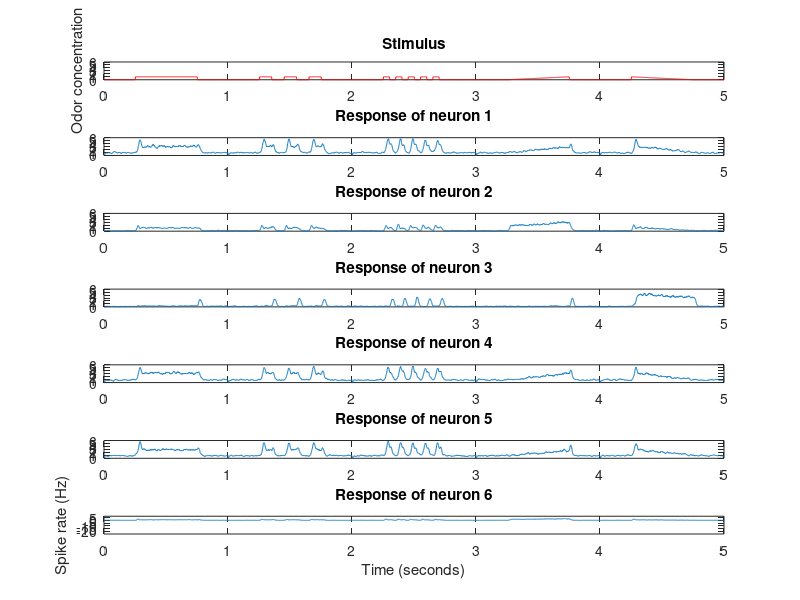
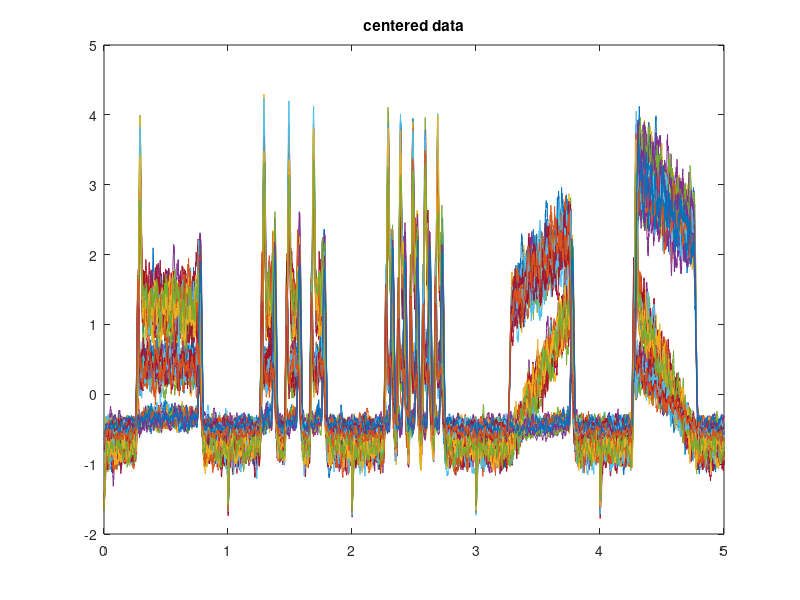
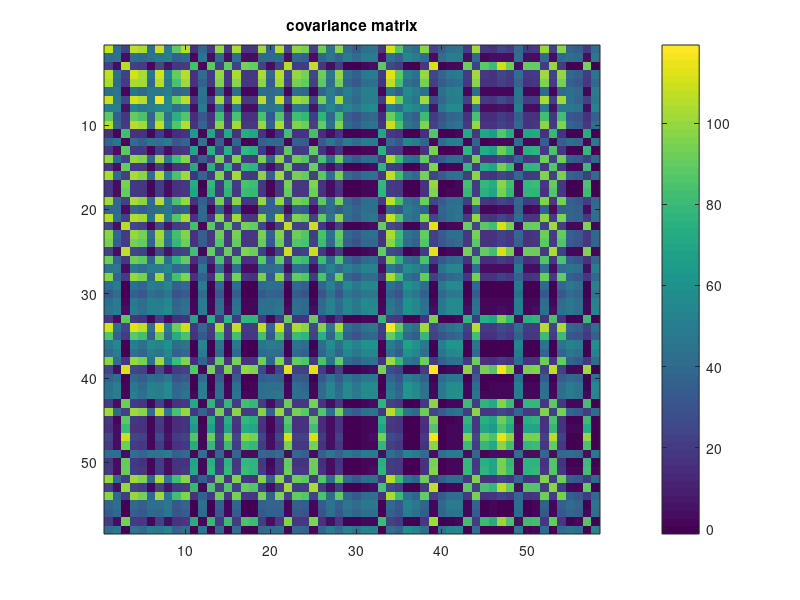
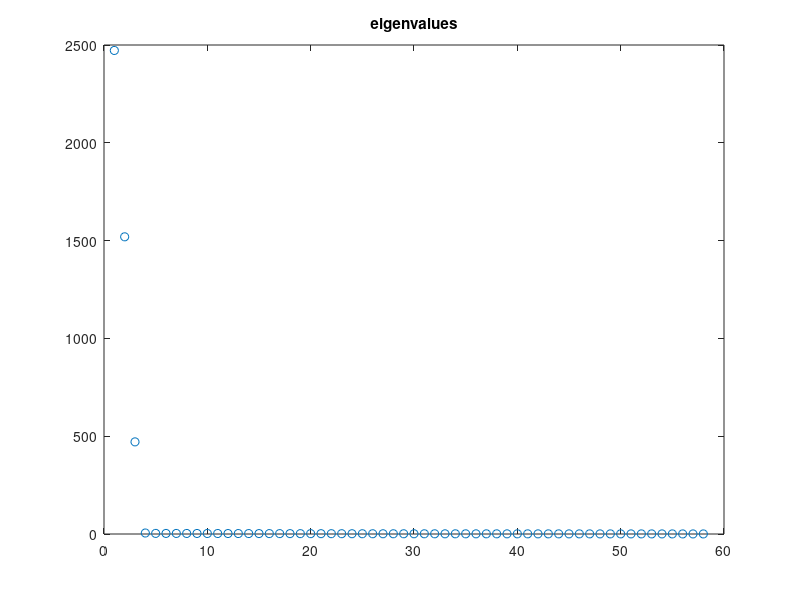

MATLAB code to generate these figures, in order:
%% PCA on simulated neurons

% AVB 3/10/2016

close all 
clear all

%% Load data 
load('pca_data.mat')

%% Plot data
figure
ax(1) = subplot(7,1,1);
plot(time,stim','r')
ylabel('Odor concentration')
title('Stimulus')
for i = 1:6
    ax(i+1) = subplot(7,1,i+1);
    plot(time,data(i,:))
    title(['Response of neuron ',num2str(i)])
end
xlabel('Time (seconds)')
ylabel('Spike rate (Hz)')
linkaxes(ax(:),'xy')
ax_lims = [min(data(:)),max(data(:))];
ylim(ax_lims)

%% Get the number of neurons and time points
[num_neurons,num_time_points] = size(data);

%% Subtract off the mean of each feature 
mu = mean(data,2);
data_cent = data - repmat(mu,1,num_time_points);
new_mu = mean(data_cent,2);


%% Plot centered data
figure
plot(time,data_cent)
title('centered data')

%% Calculate the covariance matrix and plot
cov_mat = (1/num_neurons).*data_cent*data_cent';
% Plot covariance matrix 
figure
imagesc(cov_mat)
colorbar
title('covariance matrix')

%% Find the eigenvectors and eigenvalues 
[V,D] = eig(cov_mat); % columns of V are eigenvectors 
% Make a vector of eigenvalues 
lambda = diag(D);
% Sort eigenvalues with largest first 
[lambda_sorted, Idx] = sort(lambda,'descend');

% plot the eigenvalues 
figure
plot(lambda_sorted,'o')
title('eigenvalues')

%% Plot the eigenvectors
figure
title('eigenvectors')
for i = 1:6
    ax(i) = subplot(6,1,i);
    plot(V(:,Idx(i)))
end
linkaxes(ax(:),'y')
ax_lims = [min(V(:)),max(V(:))];
ylim(ax_lims)

%% Find principal components by projecting data onto the eigenvectors 
pcs = data'*V;
% Plot principal components
figure
title('principal components')
for i = 1:6
    ax(i) = subplot(6,1,i);
    plot(pcs(:,i))
end
linkaxes(ax(:),'y')
ax_lims = [min(pcs(:)),max(pcs(:))];
ylim(ax_lims)

%% Plot new covariance matrix 
cov_mat_2 = cov(pcs);
figure
imagesc(cov_mat_2)
title('new cov matrix')

%% Find weights by projecting each cell onto principal components
% Find weights
wts = data_cent*pcs;
% Plot weights
figure
plot3(wts(:,1),wts(:,2),wts(:,3),'o')
xlabel('projection onto PC1')
ylabel('projection onto PC2')
zlabel('projection onto PC3')
title('Projection of neurons onto PCs 1, 2 and 3')